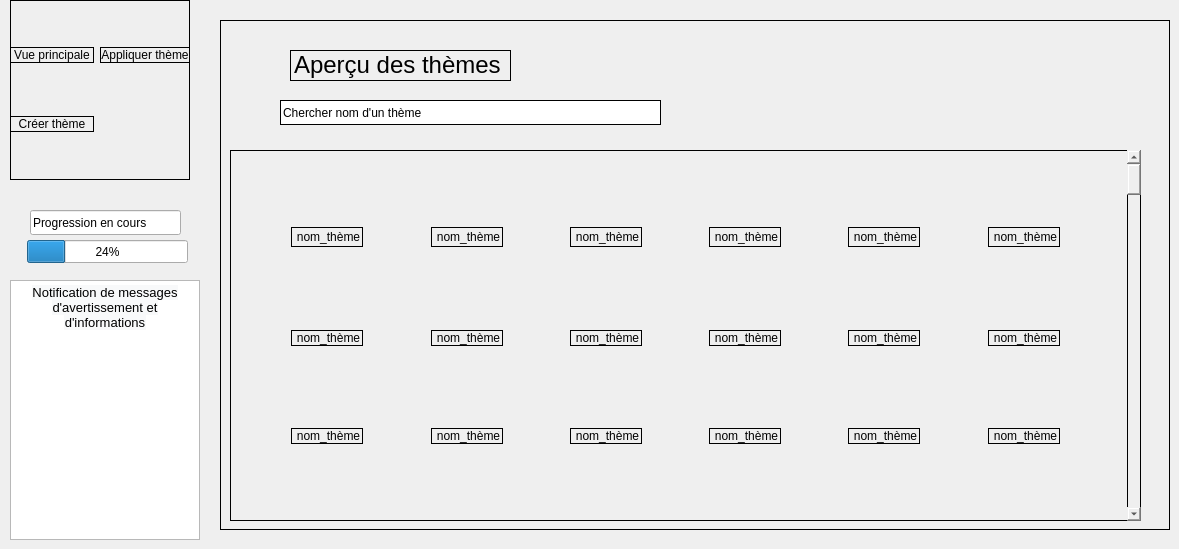
    <widget class="QWidget" name="vue_principale">
     <widget class="QWidget" name="gridWidget_2" native="true">
      <property name="geometry">
       <rect>
        <x>10</x>
        <y>0</y>
        <width>180</width>
        <height>180</height>
       </rect>
      </property>
      <property name="styleSheet">
       <string notr="true">border:1px solid black</string>
      </property>
      <layout class="QGridLayout" name="gridLayout_2">
       <item row="0" column="1">
        <widget class="QPushButton" name="pushButton_4">
         <property name="text">
          <string>Appliquer thème</string>
         </property>
        </widget>
       </item>
       <item row="2" column="0">
        <widget class="QPushButton" name="pushButton_5">
         <property name="text">
          <string>Créer thème</string>
         </property>
        </widget>
       </item>
       <item row="0" column="0">
        <widget class="QPushButton" name="pushButton_3">
         <property name="text">
          <string>Vue principale</string>
         </property>
        </widget>
       </item>
      </layout>
     </widget>
     <widget class="QTextEdit" name="textEdit_2">
      <property name="geometry">
       <rect>
        <x>10</x>
        <y>280</y>
        <width>190</width>
        <height>260</height>
       </rect>
      </property>
      <property name="html">
       <string>&lt;!DOCTYPE HTML PUBLIC &quot;-//W3C//DTD HTML 4.0//EN&quot; &quot;http://www.w3.org/TR/REC-html40/strict.dtd&quot;&gt;
&lt;html&gt;&lt;head&gt;&lt;meta name=&quot;qrichtext&quot; content=&quot;1&quot; /&gt;&lt;meta charset=&quot;utf-8&quot; /&gt;&lt;style type=&quot;text/css&quot;&gt;
p, li { white-space: pre-wrap; }
&lt;/style&gt;&lt;/head&gt;&lt;body style=&quot; font-family:'Ubuntu'; font-size:11pt; font-weight:400; font-style:normal;&quot;&gt;
&lt;p align=&quot;center&quot; style=&quot; margin-top:0px; margin-bottom:0px; margin-left:0px; margin-right:0px; -qt-block-indent:0; text-indent:0px;&quot;&gt;&lt;span style=&quot; font-family:'Helvetica'; font-size:10pt; color:#000000; background-color:#f8f9fa;&quot;&gt;Notification de messages d'avertissement et d'informations&lt;/span&gt;&lt;/p&gt;&lt;/body&gt;&lt;/html&gt;</string>
      </property>
     </widget>
     <widget class="QLineEdit" name="lineEdit">
      <property name="geometry">
       <rect>
        <x>30</x>
        <y>210</y>
        <width>151</width>
        <height>25</height>
       </rect>
      </property>
      <property name="text">
       <string>Progression en cours</string>
      </property>
     </widget>
     <widget class="QProgressBar" name="progressBar">
      <property name="geometry">
       <rect>
        <x>27</x>
        <y>240</y>
        <width>161</width>
        <height>23</height>
       </rect>
      </property>
      <property name="value">
       <number>24</number>
      </property>
     </widget>
     <widget class="QWidget" name="widget" native="true">
      <property name="geometry">
       <rect>
        <x>220</x>
        <y>20</y>
        <width>950</width>
        <height>510</height>
       </rect>
      </property>
      <property name="styleSheet">
       <string notr="true">border:1px solid black</string>
      </property>
      <widget class="QWidget" name="gridLayoutWidget">
       <property name="geometry">
        <rect>
         <x>10</x>
         <y>130</y>
         <width>911</width>
         <height>371</height>
        </rect>
       </property>
       <layout class="QGridLayout" name="gridLayout">
        <item row="5" column="5">
         <widget class="QLabel" name="label_9">
          <property name="text">
           <string>&lt;html&gt;&lt;head/&gt;&lt;body&gt;&lt;p align=&quot;center&quot;&gt;nom_thème&lt;/p&gt;&lt;/body&gt;&lt;/html&gt;</string>
          </property>
         </widget>
        </item>
        <item row="1" column="1">
         <widget class="QLabel" name="label_16">
          <property name="text">
           <string>&lt;html&gt;&lt;head/&gt;&lt;body&gt;&lt;p align=&quot;center&quot;&gt;nom_thème&lt;/p&gt;&lt;/body&gt;&lt;/html&gt;</string>
          </property>
         </widget>
        </item>
        <item row="5" column="7">
         <widget class="QLabel" name="label_10">
          <property name="text">
           <string>&lt;html&gt;&lt;head/&gt;&lt;body&gt;&lt;p align=&quot;center&quot;&gt;nom_thème&lt;/p&gt;&lt;/body&gt;&lt;/html&gt;</string>
          </property>
         </widget>
        </item>
        <item row="1" column="8">
         <spacer name="horizontalSpacer_5">
          <property name="orientation">
           <enum>Qt::Horizontal</enum>
          </property>
          <property name="sizeHint" stdset="0">
           <size>
            <width>40</width>
            <height>20</height>
           </size>
          </property>
         </spacer>
        </item>
        <item row="1" column="0">
         <spacer name="horizontalSpacer">
          <property name="orientation">
           <enum>Qt::Horizontal</enum>
          </property>
          <property name="sizeHint" stdset="0">
           <size>
            <width>40</width>
            <height>20</height>
           </size>
          </property>
         </spacer>
        </item>
        <item row="5" column="11">
         <widget class="QLabel" name="label">
          <property name="text">
           <string>&lt;html&gt;&lt;head/&gt;&lt;body&gt;&lt;p align=&quot;center&quot;&gt;nom_thème&lt;/p&gt;&lt;/body&gt;&lt;/html&gt;</string>
          </property>
         </widget>
        </item>
        <item row="3" column="5">
         <widget class="QLabel" name="label_6">
          <property name="text">
           <string>&lt;html&gt;&lt;head/&gt;&lt;body&gt;&lt;p align=&quot;center&quot;&gt;nom_thème&lt;/p&gt;&lt;/body&gt;&lt;/html&gt;</string>
          </property>
         </widget>
        </item>
        <item row="3" column="11">
         <widget class="QLabel" name="label_4">
          <property name="text">
           <string>&lt;html&gt;&lt;head/&gt;&lt;body&gt;&lt;p align=&quot;center&quot;&gt;nom_thème&lt;/p&gt;&lt;/body&gt;&lt;/html&gt;</string>
          </property>
         </widget>
        </item>
        <item row="1" column="5">
         <widget class="QLabel" name="label_8">
          <property name="text">
           <string>&lt;html&gt;&lt;head/&gt;&lt;body&gt;&lt;p align=&quot;center&quot;&gt;nom_thème&lt;/p&gt;&lt;/body&gt;&lt;/html&gt;</string>
          </property>
         </widget>
        </item>
        <item row="1" column="10">
         <spacer name="horizontalSpacer_6">
          <property name="orientation">
           <enum>Qt::Horizontal</enum>
          </property>
          <property name="sizeHint" stdset="0">
           <size>
            <width>40</width>
            <height>20</height>
           </size>
          </property>
         </spacer>
        </item>
        <item row="1" column="6">
         <spacer name="horizontalSpacer_4">
          <property name="orientation">
           <enum>Qt::Horizontal</enum>
          </property>
          <property name="sizeHint" stdset="0">
           <size>
            <width>40</width>
            <height>20</height>
           </size>
          </property>
         </spacer>
        </item>
        <item row="5" column="1">
         <widget class="QLabel" name="label_18">
          <property name="text">
           <string>&lt;html&gt;&lt;head/&gt;&lt;body&gt;&lt;p align=&quot;center&quot;&gt;nom_thème&lt;/p&gt;&lt;/body&gt;&lt;/html&gt;</string>
          </property>
         </widget>
        </item>
        <item row="0" column="1">
         <spacer name="verticalSpacer">
          <property name="orientation">
           <enum>Qt::Vertical</enum>
          </property>
          <property name="sizeHint" stdset="0">
           <size>
            <width>20</width>
            <height>40</height>
           </size>
          </property>
         </spacer>
        </item>
        <item row="3" column="3">
         <widget class="QLabel" name="label_13">
          <property name="text">
           <string>&lt;html&gt;&lt;head/&gt;&lt;body&gt;&lt;p align=&quot;center&quot;&gt;nom_thème&lt;/p&gt;&lt;/body&gt;&lt;/html&gt;</string>
          </property>
         </widget>
        </item>
        <item row="1" column="2">
         <spacer name="horizontalSpacer_2">
          <property name="orientation">
           <enum>Qt::Horizontal</enum>
          </property>
          <property name="sizeHint" stdset="0">
           <size>
            <width>40</width>
            <height>20</height>
           </size>
          </property>
         </spacer>
        </item>
        <item row="5" column="9">
         <widget class="QLabel" name="label_2">
          <property name="text">
           <string>&lt;html&gt;&lt;head/&gt;&lt;body&gt;&lt;p align=&quot;center&quot;&gt;nom_thème&lt;/p&gt;&lt;/body&gt;&lt;/html&gt;</string>
          </property>
         </widget>
        </item>
        <item row="1" column="3">
         <widget class="QLabel" name="label_14">
          <property name="text">
           <string>&lt;html&gt;&lt;head/&gt;&lt;body&gt;&lt;p align=&quot;center&quot;&gt;nom_thème&lt;/p&gt;&lt;/body&gt;&lt;/html&gt;</string>
          </property>
         </widget>
        </item>
        <item row="5" column="3">
         <widget class="QLabel" name="label_15">
          <property name="text">
           <string>&lt;html&gt;&lt;head/&gt;&lt;body&gt;&lt;p align=&quot;center&quot;&gt;nom_thème&lt;/p&gt;&lt;/body&gt;&lt;/html&gt;</string>
          </property>
         </widget>
        </item>
        <item row="1" column="4">
         <spacer name="horizontalSpacer_3">
          <property name="orientation">
           <enum>Qt::Horizontal</enum>
          </property>
          <property name="sizeHint" stdset="0">
           <size>
            <width>40</width>
            <height>20</height>
           </size>
          </property>
         </spacer>
        </item>
        <item row="1" column="9">
         <widget class="QLabel" name="label_11">
          <property name="text">
           <string>&lt;html&gt;&lt;head/&gt;&lt;body&gt;&lt;p align=&quot;center&quot;&gt;nom_thème&lt;/p&gt;&lt;/body&gt;&lt;/html&gt;</string>
          </property>
         </widget>
        </item>
        <item row="3" column="1">
         <widget class="QLabel" name="label_17">
          <property name="text">
           <string>&lt;html&gt;&lt;head/&gt;&lt;body&gt;&lt;p align=&quot;center&quot;&gt;nom_thème&lt;/p&gt;&lt;/body&gt;&lt;/html&gt;</string>
          </property>
         </widget>
        </item>
        <item row="1" column="11">
         <widget class="QLabel" name="label_12">
          <property name="text">
           <string>&lt;html&gt;&lt;head/&gt;&lt;body&gt;&lt;p align=&quot;center&quot;&gt;nom_thème&lt;/p&gt;&lt;/body&gt;&lt;/html&gt;</string>
          </property>
         </widget>
        </item>
        <item row="3" column="9">
         <widget class="QLabel" name="label_3">
          <property name="text">
           <string>&lt;html&gt;&lt;head/&gt;&lt;body&gt;&lt;p align=&quot;center&quot;&gt;nom_thème&lt;/p&gt;&lt;/body&gt;&lt;/html&gt;</string>
          </property>
         </widget>
        </item>
        <item row="2" column="1">
         <spacer name="verticalSpacer_2">
          <property name="orientation">
           <enum>Qt::Vertical</enum>
          </property>
          <property name="sizeHint" stdset="0">
           <size>
            <width>20</width>
            <height>40</height>
           </size>
          </property>
         </spacer>
        </item>
        <item row="4" column="1">
         <spacer name="verticalSpacer_3">
          <property name="orientation">
           <enum>Qt::Vertical</enum>
          </property>
          <property name="sizeHint" stdset="0">
           <size>
            <width>20</width>
            <height>40</height>
           </size>
          </property>
         </spacer>
        </item>
        <item row="6" column="1">
         <spacer name="verticalSpacer_4">
          <property name="orientation">
           <enum>Qt::Vertical</enum>
          </property>
          <property name="sizeHint" stdset="0">
           <size>
            <width>20</width>
            <height>40</height>
           </size>
          </property>
         </spacer>
        </item>
        <item row="3" column="7">
         <widget class="QLabel" name="label_5">
          <property name="text">
           <string>&lt;html&gt;&lt;head/&gt;&lt;body&gt;&lt;p align=&quot;center&quot;&gt;nom_thème&lt;/p&gt;&lt;/body&gt;&lt;/html&gt;</string>
          </property>
         </widget>
        </item>
        <item row="1" column="12">
         <spacer name="horizontalSpacer_7">
          <property name="orientation">
           <enum>Qt::Horizontal</enum>
          </property>
          <property name="sizeHint" stdset="0">
           <size>
            <width>40</width>
            <height>20</height>
           </size>
          </property>
         </spacer>
        </item>
        <item row="1" column="7">
         <widget class="QLabel" name="label_7">
          <property name="text">
           <string>&lt;html&gt;&lt;head/&gt;&lt;body&gt;&lt;p align=&quot;center&quot;&gt;nom_thème&lt;/p&gt;&lt;/body&gt;&lt;/html&gt;</string>
          </property>
         </widget>
        </item>
        <item row="0" column="13" rowspan="7">
         <widget class="QScrollBar" name="verticalScrollBar">
          <property name="orientation">
           <enum>Qt::Vertical</enum>
          </property>
         </widget>
        </item>
       </layout>
      </widget>
      <widget class="QLineEdit" name="lineEdit_3">
       <property name="geometry">
        <rect>
         <x>60</x>
         <y>80</y>
         <width>381</width>
         <height>25</height>
        </rect>
       </property>
       <property name="text">
        <string>Chercher nom d'un thème</string>
       </property>
      </widget>
      <widget class="QLabel" name="label_19">
       <property name="geometry">
        <rect>
         <x>70</x>
         <y>30</y>
         <width>221</width>
         <height>31</height>
        </rect>
       </property>
       <property name="text">
        <string>&lt;html&gt;&lt;head/&gt;&lt;body&gt;&lt;p&gt;&lt;span style=&quot; font-size:18pt;&quot;&gt;Aperçu des thèmes&lt;/span&gt;&lt;/p&gt;&lt;/body&gt;&lt;/html&gt;</string>
       </property>
      </widget>
     </widget>
     <zorder>widget</zorder>
     <zorder>gridWidget_2</zorder>
     <zorder>textEdit_2</zorder>
     <zorder>lineEdit</zorder>
     <zorder>progressBar</zorder>
    </widget>
